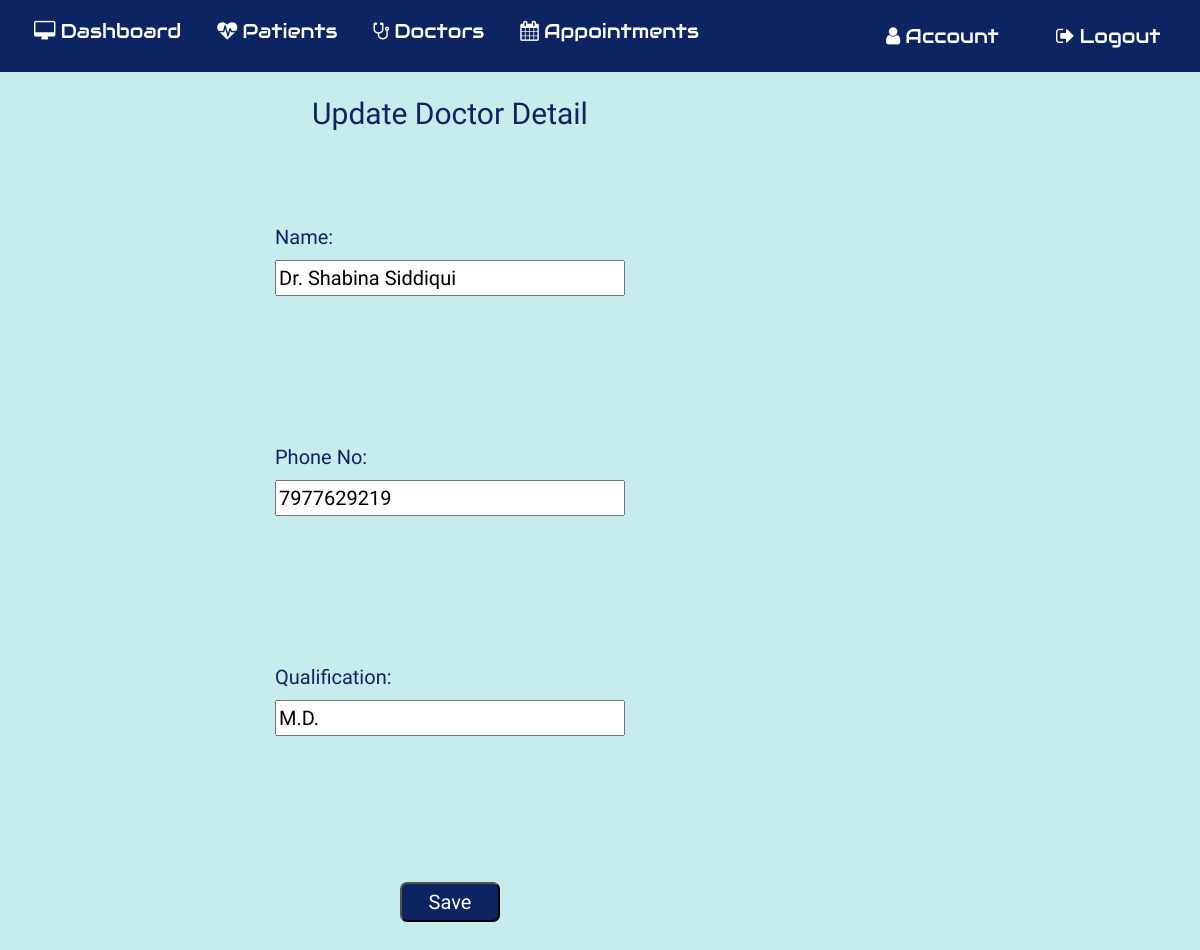
/editdoctor/1 (signed in), run on an earlier commit of the app's database.
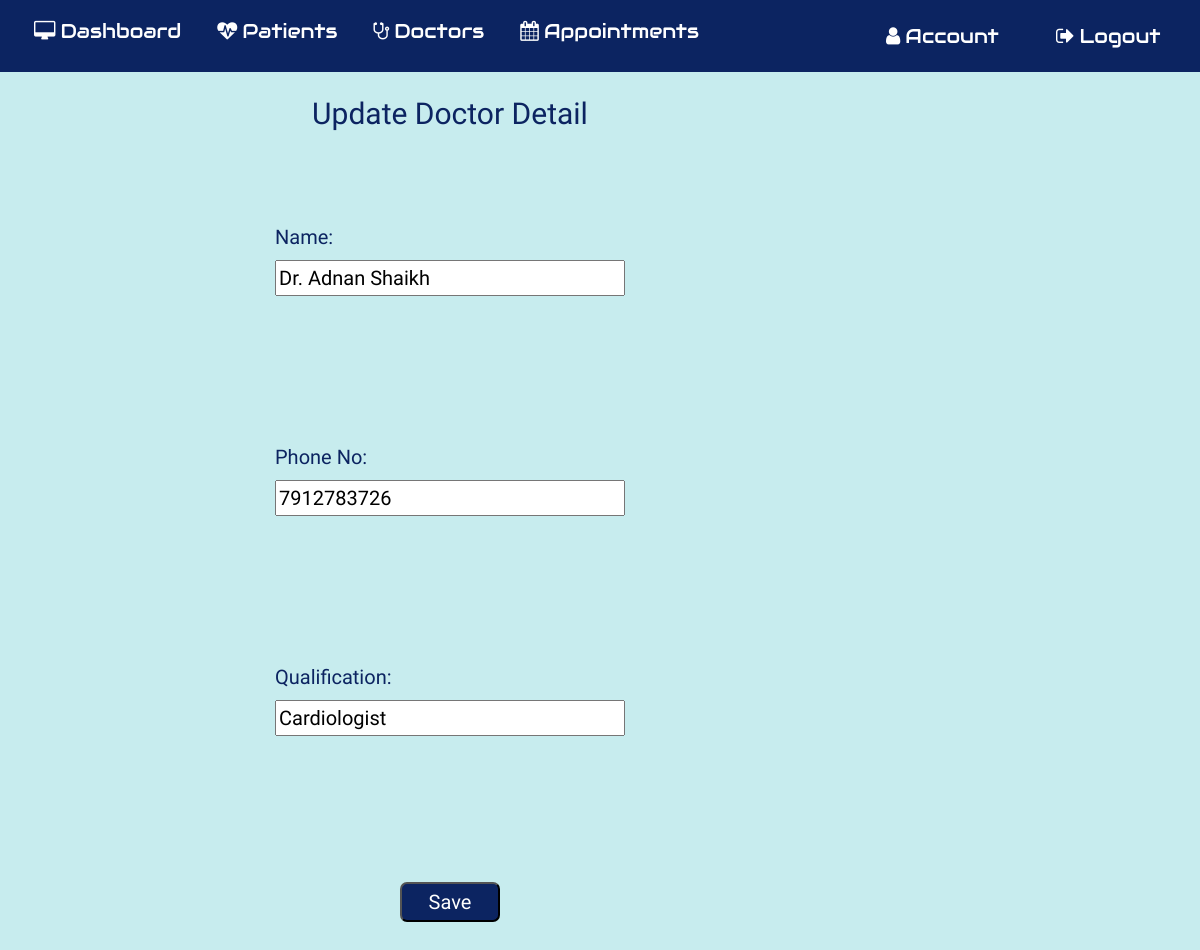
And on a later commit of the database.
### application/routes.py (models this page shows, shortened)
class Doctor(db.Model):
  __tablename__ = 'Doctor'
  id = db.Column(db.Integer, primary_key=True)
  dname = db.Column(db.String(20))
  dphone = db.Column(db.String(20))
  dqual = db.Column(db.String(100))
  profileimage = db.Column(db.String(20), nullable=False, default='default.jpg')

### application/routes.py (the view, shortened to what this page needs)
@app.route('/editdoctor/<id>', methods=['GET', 'POST'])
def editdoctor(id):
  if 'username' in session:
    editdoc = Doctor.query.filter_by( id = id )
    return render_template('editdoctor.html', editdoc=editdoc)

### application/templates/editdoctor.html
{% extends 'layout.html' %}
{% include "includes/nav.html" %} {% block content %}
<section id="adddoctor">
  <div class="form1">
    <h1>Update Doctor Detail</h1>
    {% for edit in editdoc %}
    <form action="" method="POST">
      <div class="inner-form">
      <div class="form-input">
        <label for="ndname">Name:&nbsp;</label>
        <input type="text" class="text1" id="dname" name="ndname" value="{{edit.dname}}" />
      </div>
      <div class="form-input">
        <label for="ndphone">Phone No:&nbsp;</label>
        <input
          type="number"
          class="text1"
          id="dphone"
          maxlength="12"
          min="10"
          name="ndphone"
          value="{{edit.dphone}}"
        />
      </div>
      <div class="form-input">
        <label for="ndqual">Qualification:&nbsp;</label>
        <input type="text" id="dqual" class="text1" name="ndqual" value="{{edit.dqual}}">
      </div>
      <div class="form-input btn-submit">
        <button class="button" type="submit">Save</button>
      </div>
    </form>
    {% endfor %}
  </div></div>
</section>
{% endblock %}

### application/templates/layout.html (shortened to what this page needs)
<!DOCTYPE html>
<html lang="en">
  <head>
    <link
      rel="stylesheet"
      href="https://maxcdn.bootstrapcdn.com/bootstrap/4.0.0/css/bootstrap.min.css"
    />
    <link
      rel="stylesheet"
      href="https://cdnjs.cloudflare.com/ajax/libs/font-awesome/4.7.0/css/font-awesome.min.css"
    />
    <link
      rel="stylesheet"
      type="text/css"
      href="{{ url_for('static', filename = 'main.css') }}"
    />
    <link
      rel="stylesheet"
      type="text/css"
      href="{{ url_for('static', filename = 'nav.css') }}"
    />
    <link
      rel="stylesheet"
      type="text/css"
      href="{{ url_for('static', filename = 'newpatient.css') }}"
    />
    <link
      rel="stylesheet"
      type="text/css"
      href="{{ url_for('static', filename = 'patrcd.css') }}"
    />
    <link
      rel="stylesheet"
      type="text/css"
      href="{{ url_for('static', filename = 'account.css')}}"
    />
    <link
      rel="stylesheet"
      href="{{ url_for('static', filename = 'viewapp.css')}}"
    />
  </head>
  <body>
    {% block nav %} {% endblock nav %} {% block content %} {% endblock content
    %}
  </body>
</html>

### application/templates/includes/nav.html (shortened to what this page needs)
{% extends 'layout.html' %} {% block nav %}
<div class="row-nav">
  <div class="nav-left">
    <nav class="navbar navbar-expand">
      <ul class="navbar-nav" navbar>
        <li class="nav-item">
          <a href="{{ url_for('home') }}" class="nav-link"
            ><i class="fa fa-desktop" aria-hidden="true">&nbsp;</i>Dashboard</a
          >
        </li>
        <li class="nav-item dropdown">
          <a href="" class="nav-link dropbtn"
            ><i class="fa fa-heartbeat" aria-hidden="true">&nbsp;</i>Patients</a
          >
        </li>
        <li class="nav-item dropdown">
          <a href="" class="nav-link dropbtn"
            ><i class="fa fa-stethoscope" aria-hidden="true">&nbsp;</i
            >Doctors</a
          >
        </li>
        <li class="nav-item dropdown">
          <a href="" class="nav-link dropbtn"
            ><i class="fa fa-calendar" aria-hidden="true">&nbsp;</i
            >Appointments</a
          >
        </li>
      </ul>
    </nav>
  </div>
  <div class="nav-right">
    <div class="acc acc-account">
      <a href="{{ url_for('account') }}" class="nav-link"
        ><i class="fa fa-user" aria-hidden="true">&nbsp;</i>Account</a
      >
    </div>
    <div class="acc acc-logout">
      <a href="{{ url_for('logout') }}" class="nav-link"
        ><i class="fa fa-sign-out" aria-hidden="true">&nbsp;</i>Logout</a
      >
    </div>
  </div>
</div>
{% endblock nav %}

### application/static/main.css (style rules this page uses)
body { background: #c7ecee; height: 100vh; width: 100vw; background-size: cover; background-position: center; font-family: "Dosis", sans-serif; }

### application/static/nav.css (style rules this page uses)
.nav-link { color: white; margin: 0 10px; font-size: 20px; border-radius: 7px; font-family: "Audiowide", cursive; }
.row-nav { display: flex; flex-direction: row; justify-content: space-between; background: #0c2461; width: 100%; height: 9%; position: static; }
.dropdown { position: relative; display: inline-block; font-family: "Audiowide", cursive; }
.nav-right { display: flex; align-items: center; }
.acc { width: 170px; align-items: flex-end; }

### application/static/newpatient.css (style rules this page uses)
.form1 { height: 900px; width: 900px; font-size: 20px; color: #0c2461; display: flex; flex-direction: column; align-items: center; margin-top: 2%; }
.form1 h1 { margin-bottom: 10% !important; font-size: 30px; }
.inner-form { display: flex; flex-direction: column; align-items: flex-start; justify-content: space-between; height: 700px; width: 350px; }
.form-input { width: 350px; }
input { width: 100%; }
.text1 { vertical-align: top; width: 100%; }
.btn-submit { display: flex; justify-content: center; }
.btn-submit button { background: #0c2461; color: white; height: 40px; width: 100px; border-radius: 7px; }

### application/static/patrcd.css (style rules this page uses)
body { counter-reset: Serial; }

What changed in the data, as far as the page shows it:
changed Doctor: ndname "Dr. Shabina Siddiqui" → "Dr. Adnan Shaikh"; ndphone "7977629219" → "7912783726"; ndqual "M.D." → "Cardiologist"
